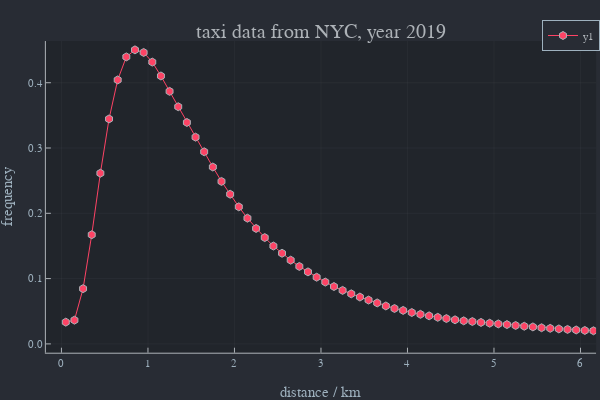

Notebook code for this chart:
### Code cell
plot(x,y,xlim=[0,6],marker=:hex,xlab="distance / km",ylab="frequency",title="taxi data from NYC, year 2019")

### Figure 1 — Plotly figure (JSON) as saved in the notebook; plotly's stock layout.template omitted (floating-point values rounded to 4 significant figures; data arrays with more than 128 entries replaced by an {"elided": "..."} marker saying what was removed)
{"data": [{"colorbar": {"title": {"text": ""}}, "legendgroup": "y1", "line": {"color": "rgba(254, 67, 101, 1.000)", "dash": "solid", "shape": "linear", "width": 1}, "marker": {"color": "rgba(254, 67, 101, 1.000)", "line": {"color": "rgba(173, 178, 183, 1.000)", "width": 1}, "size": 8, "symbol": "hexagon"}, "mode": "lines+markers", "name": "y1", "showlegend": true, "type": "scatter", "x": {"elided": "500 float values"}, "xaxis": "x", "y": {"elided": "500 float values"}, "yaxis": "y", "zmax": null, "zmin": null}], "layout": {"annotations": [{"font": {"color": "rgba(173, 178, 183, 1.000)", "family": "sans-serif", "size": 20}, "rotation": 0, "showarrow": false, "text": "taxi data from NYC, year 2019", "x": 0.535, "xanchor": "center", "xref": "paper", "y": 1, "yanchor": "top", "yref": "paper"}], "height": 400, "legend": {"bgcolor": "rgba(40, 44, 52, 1.000)", "bordercolor": "rgba(158, 177, 190, 1.000)", "borderwidth": 1, "font": {"color": "rgba(173, 178, 183, 1.000)", "family": "sans-serif", "size": 11}, "title": {"font": {"color": "rgba(173, 178, 183, 1.000)", "family": "sans-serif", "size": 15}, "text": ""}, "tracegroupgap": 0, "traceorder": "normal", "x": 1, "xanchor": "auto", "y": 1, "yanchor": "auto"}, "margin": {"b": 20, "l": 0, "r": 0, "t": 20}, "paper_bgcolor": "rgba(40, 44, 52, 1.000)", "plot_bgcolor": "rgba(33, 37, 43, 1.000)", "showlegend": true, "width": 600, "xaxis": {"anchor": "y", "domain": [0.07647, 0.9934], "gridcolor": "rgba(173, 178, 183, 0.100)", "gridwidth": 0.5, "linecolor": "rgba(173, 178, 183, 1.000)", "mirror": false, "range": [-0.18, 6.18], "showgrid": true, "showline": true, "showticklabels": true, "tickangle": 0, "tickcolor": "rgb(173, 178, 183)", "tickfont": {"color": "rgba(158, 177, 190, 1.000)", "family": "sans-serif", "size": 11}, "tickmode": "array", "ticks": "inside", "ticktext": ["0", "1", "2", "3", "4", "5", "6"], "tickvals": [0, 1, 2, 3, 4, 5, 6], "title": {"font": {"color": "rgba(158, 177, 190, 1.000)", "family": "sans-serif", "size": 15}, "text": "distance / km"}, "type": "linear", "visible": true, "zeroline": false, "zerolinecolor": "rgba(173, 178, 183, 1.000)"}, "yaxis": {"anchor": "x", "domain": [0.07581, 0.9415], "gridcolor": "rgba(173, 178, 183, 0.100)", "gridwidth": 0.5, "linecolor": "rgba(173, 178, 183, 1.000)", "mirror": false, "range": [-0.01351, 0.4638], "showgrid": true, "showline": true, "showticklabels": true, "tickangle": 0, "tickcolor": "rgb(173, 178, 183)", "tickfont": {"color": "rgba(158, 177, 190, 1.000)", "family": "sans-serif", "size": 11}, "tickmode": "array", "ticks": "inside", "ticktext": ["0.0", "0.1", "0.2", "0.3", "0.4"], "tickvals": [0, 0.1, 0.2, 0.3, 0.4], "title": {"font": {"color": "rgba(158, 177, 190, 1.000)", "family": "sans-serif", "size": 15}, "text": "frequency"}, "type": "linear", "visible": true, "zeroline": false, "zerolinecolor": "rgba(173, 178, 183, 1.000)"}}}
